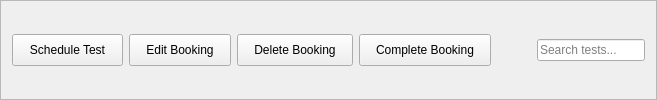
             <widget class="QFrame" name="testActionsFrame">
              <property name="frameShape">
               <enum>QFrame::Shape::StyledPanel</enum>
              </property>
              <property name="frameShadow">
               <enum>QFrame::Shadow::Raised</enum>
              </property>
              <layout class="QHBoxLayout" name="horizontalLayout_16">
               <item>
                <widget class="QPushButton" name="scheduleTestBtn">
                 <property name="styleSheet">
                  <string notr="true">padding: 8px 16px;</string>
                 </property>
                 <property name="text">
                  <string>Schedule Test</string>
                 </property>
                </widget>
               </item>
               <item>
                <widget class="QPushButton" name="editTestBtn">
                 <property name="styleSheet">
                  <string notr="true">padding: 8px 16px;</string>
                 </property>
                 <property name="text">
                  <string>Edit Booking</string>
                 </property>
                </widget>
               </item>
               <item>
                <widget class="QPushButton" name="cancelTestBtn">
                 <property name="styleSheet">
                  <string notr="true">padding: 8px 16px;</string>
                 </property>
                 <property name="text">
                  <string>Delete Booking</string>
                 </property>
                </widget>
               </item>
               <item>
                <widget class="QPushButton" name="completeTestBtn">
                 <property name="styleSheet">
                  <string notr="true">padding: 8px 16px;</string>
                 </property>
                 <property name="text">
                  <string>Complete Booking</string>
                 </property>
                </widget>
               </item>
               <item>
                <spacer name="horizontalSpacer_13">
                 <property name="orientation">
                  <enum>Qt::Orientation::Horizontal</enum>
                 </property>
                 <property name="sizeHint" stdset="0">
                  <size>
                   <width>40</width>
                   <height>20</height>
                  </size>
                 </property>
                </spacer>
               </item>
               <item>
                <widget class="QLineEdit" name="testSearchBox">
                 <property name="placeholderText">
                  <string>Search tests...</string>
                 </property>
                </widget>
               </item>
              </layout>
             </widget>
